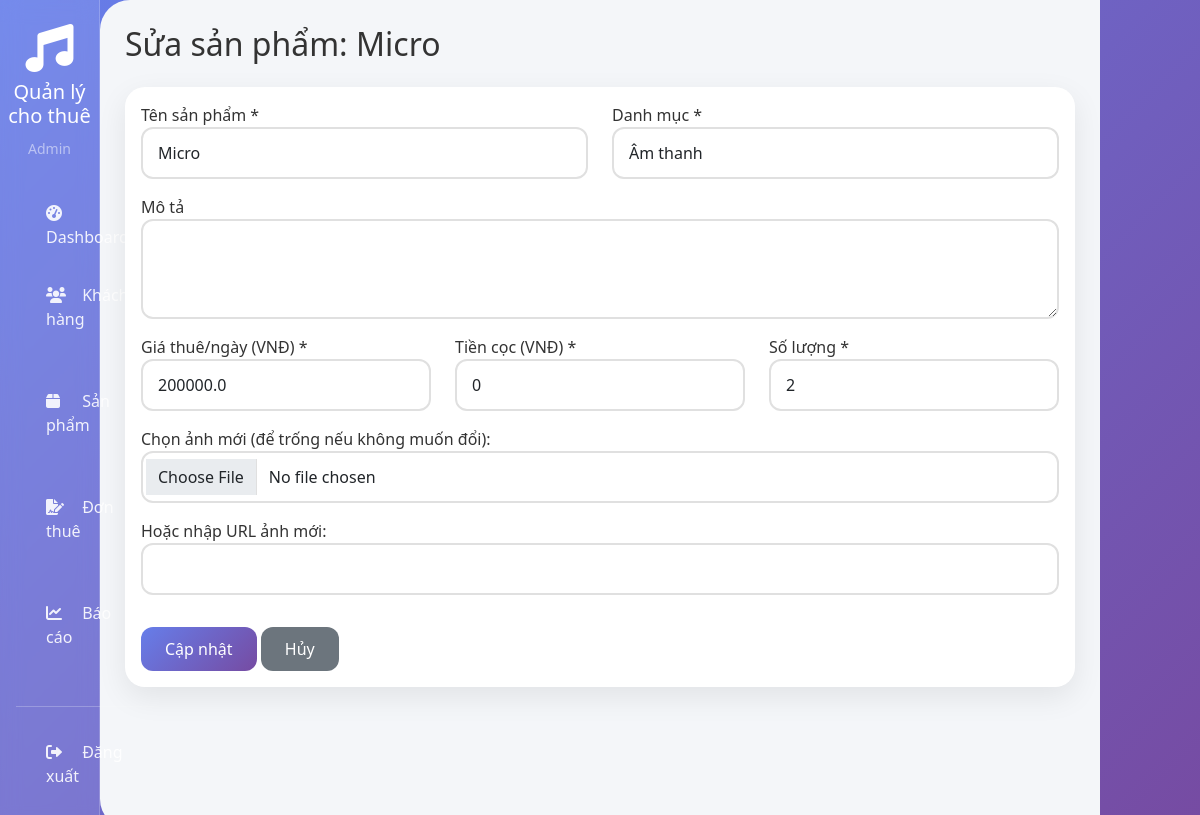
The app's page /edit-product/2 (signed in) with its own data.
### models.py (models this page shows)
class Admin(UserMixin, db.Model):
    id = db.Column(db.Integer, primary_key=True)
    username = db.Column(db.String(80), unique=True, nullable=False)
    password = db.Column(db.String(200), nullable=False)
    email = db.Column(db.String(120), nullable=True)
    fullname = db.Column(db.String(100), nullable=False)
    created_at = db.Column(db.DateTime, default=datetime.utcnow)

class Product(db.Model):
    id = db.Column(db.Integer, primary_key=True)
    name = db.Column(db.String(100), nullable=False)
    category = db.Column(db.String(50), nullable=False)
    description = db.Column(db.Text)
    price_per_day = db.Column(db.Float, nullable=False)
    deposit = db.Column(db.Float, nullable=True, default=0)
    quantity = db.Column(db.Integer, default=1)
    available_quantity = db.Column(db.Integer, default=1)
    image_url = db.Column(db.String(200))
    status = db.Column(db.String(20), default='active')  # active, inactive
    created_at = db.Column(db.DateTime, default=datetime.utcnow)
    rentals = db.relationship('Rental', backref='product', lazy=True)

### app.py (the view, shortened to what this page needs)
@app.route('/edit-product/<int:id>', methods=['GET', 'POST'])
@login_required
def edit_product(id):
    product = Product.query.get_or_404(id)
    return render_template('edit_product.html', product=product)

### app.py (called while the page is built)
@login_manager.user_loader
def load_user(user_id):
    return Admin.query.get(int(user_id))

### templates/edit_product.html (shortened to what this page needs)
{% extends "base.html" %}
{% block content %}
<h2 class="mb-4">Sửa sản phẩm: {{ product.name }}</h2>
<div class="card">
    <div class="card-body">
        <form method="POST" enctype="multipart/form-data">
            <div class="row">
                <div class="col-md-6 mb-3">
                    <label>Tên sản phẩm *</label>
                    <input type="text" name="name" class="form-control" value="{{ product.name }}" required>
                </div>
                <div class="col-md-6 mb-3">
                    <label>Danh mục *</label>
                    <input type="text" name="category" class="form-control" value="{{ product.category }}" required>
                </div>
                <div class="col-md-12 mb-3">
                    <label>Mô tả</label>
                    <textarea name="description" rows="3" class="form-control">{{ product.description or '' }}</textarea>
                </div>
                <div class="col-md-4 mb-3">
                    <label>Giá thuê/ngày (VNĐ) *</label>
                    <input type="number" name="price_per_day" class="form-control" value="{{ product.price_per_day }}" required>
                </div>
                <div class="col-md-4 mb-3">
                    <label>Tiền cọc (VNĐ) *</label>
                    <input type="number" name="deposit" class="form-control" value="{{ product.deposit or 0 }}" required>
                </div>
                <div class="col-md-4 mb-3">
                    <label>Số lượng *</label>
                    <input type="number" name="quantity" class="form-control" value="{{ product.quantity }}" required>
                </div>
                <div class="col-md-12 mb-3">
                    <label>Chọn ảnh mới (để trống nếu không muốn đổi):</label>
                    <input type="file" name="image" class="form-control" accept="image/*">
                </div>
                <div class="col-md-12 mb-3">
                    <label>Hoặc nhập URL ảnh mới:</label>
                    <input type="text" name="image_url" class="form-control" value="{{ product.image_url or '' }}">
                </div>
            </div>
            <div class="mt-3">
                <button type="submit" class="btn btn-primary">Cập nhật</button>
                <a href="{{ url_for('products') }}" class="btn btn-secondary">Hủy</a>
            </div>
        </form>
    </div>
</div>
{% endblock %}

### templates/base.html (shortened to what this page needs)
<!DOCTYPE html>
<html lang="vi">
<head>
    <link href="https://cdn.jsdelivr.net/npm/bootstrap@5.1.3/dist/css/bootstrap.min.css" rel="stylesheet">
    <link rel="stylesheet" href="https://cdnjs.cloudflare.com/ajax/libs/font-awesome/6.0.0/css/all.min.css">
    <link rel="stylesheet" href="{{ url_for('static', filename='style.css') }}">
</head>
<body>
    {% if current_user.is_authenticated %}
    <div class="container-fluid p-0">
        <div class="row g-0">
            <div class="col-md-1 sidebar">
                <div class="text-center py-4">
                    <i class="fas fa-music fa-3x text-white mb-2"></i>
                    <h5 class="text-white">Quản lý cho thuê</h5>
                    <small class="text-white-50">{{ current_user.fullname }}</small>
                </div>
                <nav class="nav flex-column px-3">
                    <a class="nav-link" href="{{ url_for('dashboard') }}"><i class="fas fa-tachometer-alt"></i> Dashboard</a>
                    <a class="nav-link" href="{{ url_for('customers') }}"><i class="fas fa-users"></i> Khách hàng</a>
                    <a class="nav-link" href="{{ url_for('products') }}"><i class="fas fa-box"></i> Sản phẩm</a>
                    <a class="nav-link" href="{{ url_for('rentals') }}"><i class="fas fa-file-signature"></i> Đơn thuê</a>
                    <a class="nav-link" href="{{ url_for('reports') }}"><i class="fas fa-chart-line"></i> Báo cáo</a>
                    <hr class="bg-light my-3">
                    <a class="nav-link" href="{{ url_for('logout') }}"><i class="fas fa-sign-out-alt"></i> Đăng xuất</a>
                </nav>
            </div>
            <div class="col-md-10 main-content">
                {% block content %}{% endblock %}
            </div>
        </div>
    </div>
    {% endif %}
</body>
</html>

### static/style.css (style rules this page uses)
:root { --primary: linear-gradient(135deg, #667eea 0%, #764ba2 100%); --primary-dark: #5a67d8; --secondary: linear-gradient(135deg, #f093fb 0%, #f5576c 100%); --success: linear-gradient(135deg, #4facfe 0%, #00f2fe 100%); --warning: linear-gradient(135deg, #fa709a 0%, #fee140 100%); --danger: linear-gradient(135deg, #ff6b6b 0%, #ee5a24 100%); --dark: #2c3e50; --light: #f8f9fa; --gray: #6c757d; }
* { margin: 0; padding: 0; box-sizing: border-box; }
body { font-family: 'Segoe UI', 'Poppins', Tahoma, Geneva, Verdana, sans-serif; background: linear-gradient(135deg, #667eea 0%, #764ba2 100%); min-height: 100vh; color: #333; }
.sidebar { background: rgba(255, 255, 255, 0.1); backdrop-filter: blur(10px); border-right: 1px solid rgba(255, 255, 255, 0.2); transition: all 0.3s; }
.sidebar .nav-link { color: rgba(255, 255, 255, 0.9); padding: 12px 20px; margin: 5px 10px; border-radius: 12px; transition: all 0.3s; font-weight: 500; }
.sidebar .nav-link i { margin-right: 12px; width: 20px; }
.main-content { background: #f4f6f9; min-height: 100vh; border-radius: 30px 0 0 30px; padding: 25px; }
.card { border: none; border-radius: 20px; box-shadow: 0 10px 30px rgba(0,0,0,0.08); transition: all 0.3s; overflow: hidden; }
.btn { border-radius: 12px; padding: 10px 24px; font-weight: 500; transition: all 0.3s; border: none; }
.btn-primary { background: var(--primary); color: white; }
.form-control, .form-select { border-radius: 12px; border: 2px solid #e0e0e0; padding: 12px 15px; transition: all 0.3s; }

### records on screen
Admin: fullname "Admin"
Product: name "Micro", category "Âm thanh", price_per_day "200000.0", deposit "0", quantity "2"
